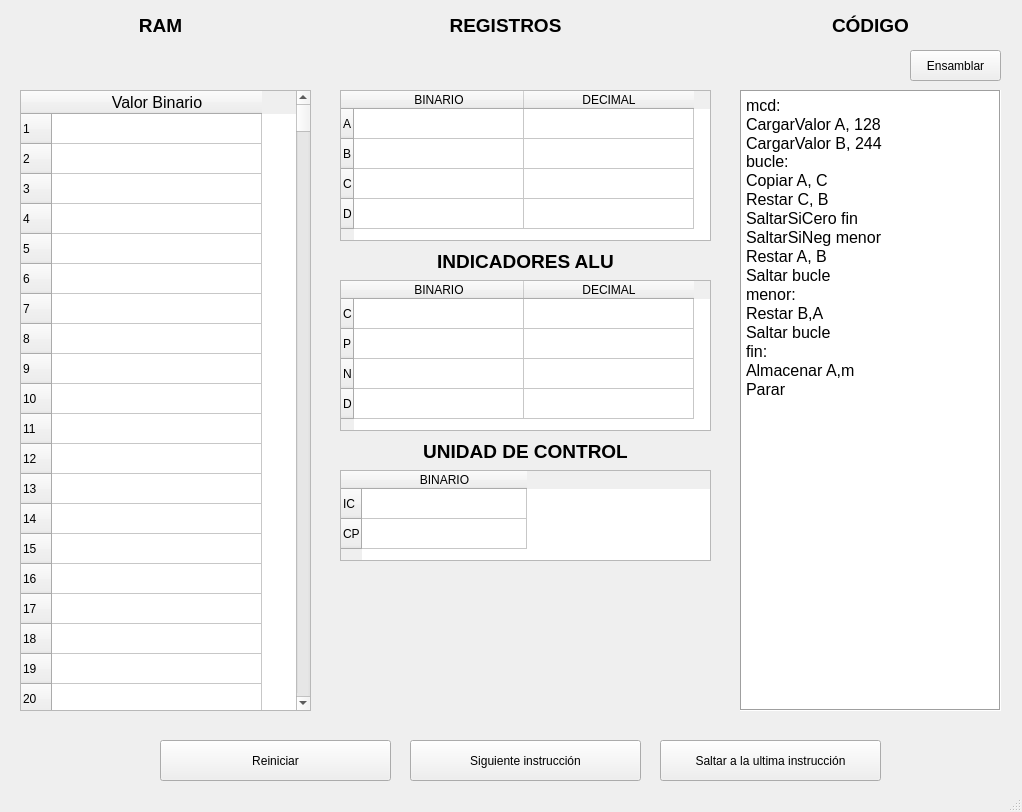
<?xml version="1.0" encoding="UTF-8"?>
<ui version="4.0">
 <class>MainWindow</class>
 <widget class="QMainWindow" name="MainWindow">
  <property name="geometry">
   <rect>
    <x>0</x>
    <y>0</y>
    <width>1022</width>
    <height>812</height>
   </rect>
  </property>
  <property name="windowTitle">
   <string>MainWindow</string>
  </property>
  <widget class="QWidget" name="centralwidget">
   <property name="autoFillBackground">
    <bool>false</bool>
   </property>
   <widget class="QTextEdit" name="textEditCodigoASM">
    <property name="geometry">
     <rect>
      <x>740</x>
      <y>90</y>
      <width>261</width>
      <height>621</height>
     </rect>
    </property>
    <property name="frameShape">
     <enum>QFrame::Box</enum>
    </property>
    <property name="html">
     <string>&lt;!DOCTYPE HTML PUBLIC &quot;-//W3C//DTD HTML 4.0//EN&quot; &quot;http://www.w3.org/TR/REC-html40/strict.dtd&quot;&gt;
&lt;html&gt;&lt;head&gt;&lt;meta name=&quot;qrichtext&quot; content=&quot;1&quot; /&gt;&lt;style type=&quot;text/css&quot;&gt;
p, li { white-space: pre-wrap; }
&lt;/style&gt;&lt;/head&gt;&lt;body style=&quot; font-family:'MS Shell Dlg 2'; font-size:8.25pt; font-weight:400; font-style:normal;&quot;&gt;
&lt;p style=&quot; margin-top:0px; margin-bottom:0px; margin-left:0px; margin-right:0px; -qt-block-indent:0; text-indent:0px;&quot;&gt;&lt;span style=&quot; font-size:12pt;&quot;&gt;mcd:&lt;/span&gt;&lt;/p&gt;
&lt;p style=&quot; margin-top:0px; margin-bottom:0px; margin-left:0px; margin-right:0px; -qt-block-indent:0; text-indent:0px;&quot;&gt;&lt;span style=&quot; font-size:12pt;&quot;&gt;CargarValor A, 128&lt;/span&gt;&lt;/p&gt;
&lt;p style=&quot; margin-top:0px; margin-bottom:0px; margin-left:0px; margin-right:0px; -qt-block-indent:0; text-indent:0px;&quot;&gt;&lt;span style=&quot; font-size:12pt;&quot;&gt;CargarValor B, 244&lt;br /&gt;bucle:&lt;/span&gt;&lt;/p&gt;
&lt;p style=&quot; margin-top:0px; margin-bottom:0px; margin-left:0px; margin-right:0px; -qt-block-indent:0; text-indent:0px;&quot;&gt;&lt;span style=&quot; font-size:12pt;&quot;&gt;Copiar A, C&lt;/span&gt;&lt;/p&gt;
&lt;p style=&quot; margin-top:0px; margin-bottom:0px; margin-left:0px; margin-right:0px; -qt-block-indent:0; text-indent:0px;&quot;&gt;&lt;span style=&quot; font-size:12pt;&quot;&gt;Restar C, B&lt;/span&gt;&lt;/p&gt;
&lt;p style=&quot; margin-top:0px; margin-bottom:0px; margin-left:0px; margin-right:0px; -qt-block-indent:0; text-indent:0px;&quot;&gt;&lt;span style=&quot; font-size:12pt;&quot;&gt;SaltarSiCero fin&lt;/span&gt;&lt;/p&gt;
&lt;p style=&quot; margin-top:0px; margin-bottom:0px; margin-left:0px; margin-right:0px; -qt-block-indent:0; text-indent:0px;&quot;&gt;&lt;span style=&quot; font-size:12pt;&quot;&gt;SaltarSiNeg menor&lt;/span&gt;&lt;/p&gt;
&lt;p style=&quot; margin-top:0px; margin-bottom:0px; margin-left:0px; margin-right:0px; -qt-block-indent:0; text-indent:0px;&quot;&gt;&lt;span style=&quot; font-size:12pt;&quot;&gt;Restar A, B&lt;/span&gt;&lt;/p&gt;
&lt;p style=&quot; margin-top:0px; margin-bottom:0px; margin-left:0px; margin-right:0px; -qt-block-indent:0; text-indent:0px;&quot;&gt;&lt;span style=&quot; font-size:12pt;&quot;&gt;Saltar bucle&lt;/span&gt;&lt;/p&gt;
&lt;p style=&quot; margin-top:0px; margin-bottom:0px; margin-left:0px; margin-right:0px; -qt-block-indent:0; text-indent:0px;&quot;&gt;&lt;span style=&quot; font-size:12pt;&quot;&gt;menor: &lt;/span&gt;&lt;/p&gt;
&lt;p style=&quot; margin-top:0px; margin-bottom:0px; margin-left:0px; margin-right:0px; -qt-block-indent:0; text-indent:0px;&quot;&gt;&lt;span style=&quot; font-size:12pt;&quot;&gt;Restar B,A&lt;/span&gt;&lt;/p&gt;
&lt;p style=&quot; margin-top:0px; margin-bottom:0px; margin-left:0px; margin-right:0px; -qt-block-indent:0; text-indent:0px;&quot;&gt;&lt;span style=&quot; font-size:12pt;&quot;&gt;Saltar bucle&lt;/span&gt;&lt;/p&gt;
&lt;p style=&quot; margin-top:0px; margin-bottom:0px; margin-left:0px; margin-right:0px; -qt-block-indent:0; text-indent:0px;&quot;&gt;&lt;span style=&quot; font-size:12pt;&quot;&gt;fin:&lt;/span&gt;&lt;/p&gt;
&lt;p style=&quot; margin-top:0px; margin-bottom:0px; margin-left:0px; margin-right:0px; -qt-block-indent:0; text-indent:0px;&quot;&gt;&lt;span style=&quot; font-size:12pt;&quot;&gt;Almacenar A,m&lt;/span&gt;&lt;/p&gt;
&lt;p style=&quot; margin-top:0px; margin-bottom:0px; margin-left:0px; margin-right:0px; -qt-block-indent:0; text-indent:0px;&quot;&gt;&lt;span style=&quot; font-size:12pt;&quot;&gt;Parar&lt;/span&gt;&lt;/p&gt;&lt;/body&gt;&lt;/html&gt;</string>
    </property>
   </widget>
   <widget class="QLabel" name="label_ram">
    <property name="geometry">
     <rect>
      <x>20</x>
      <y>10</y>
      <width>281</width>
      <height>31</height>
     </rect>
    </property>
    <property name="mouseTracking">
     <bool>true</bool>
    </property>
    <property name="toolTip">
     <string notr="true"/>
    </property>
    <property name="text">
     <string>&lt;!DOCTYPE HTML PUBLIC &quot;-//W3C//DTD HTML 4.0//EN&quot; &quot;http://www.w3.org/TR/REC-html40/strict.dtd&quot;&gt;
&lt;html&gt;&lt;head&gt;&lt;meta name=&quot;qrichtext&quot; content=&quot;1&quot; /&gt;&lt;style type=&quot;text/css&quot;&gt;
p, li { white-space: pre-wrap; }
&lt;/style&gt;&lt;/head&gt;&lt;body style=&quot; font-family:'MS Shell Dlg 2'; font-size:8pt; font-weight:400; font-style:normal;&quot;&gt;
&lt;p align=&quot;center&quot; style=&quot; margin-top:0px; margin-bottom:0px; margin-left:0px; margin-right:0px; -qt-block-indent:0; text-indent:0px;&quot;&gt;&lt;span style=&quot; font-size:14pt; font-weight:600;&quot;&gt;RAM&lt;/span&gt;&lt;/p&gt;&lt;/body&gt;&lt;/html&gt;</string>
    </property>
   </widget>
   <widget class="QPushButton" name="button_siguiente_instruccion">
    <property name="geometry">
     <rect>
      <x>410</x>
      <y>740</y>
      <width>231</width>
      <height>41</height>
     </rect>
    </property>
    <property name="styleSheet">
     <string notr="true">font: 75 12pt &quot;MS Shell Dlg 2&quot;;</string>
    </property>
    <property name="text">
     <string>Siguiente instrucción</string>
    </property>
    <property name="autoDefault">
     <bool>false</bool>
    </property>
    <property name="default">
     <bool>false</bool>
    </property>
    <property name="flat">
     <bool>false</bool>
    </property>
   </widget>
   <widget class="QPushButton" name="button_ultima_instruccion">
    <property name="geometry">
     <rect>
      <x>660</x>
      <y>740</y>
      <width>221</width>
      <height>41</height>
     </rect>
    </property>
    <property name="styleSheet">
     <string notr="true">font: 75 12pt &quot;MS Shell Dlg 2&quot;;</string>
    </property>
    <property name="text">
     <string>Saltar a la ultima instrucción</string>
    </property>
   </widget>
   <widget class="QTableWidget" name="table_registros">
    <property name="geometry">
     <rect>
      <x>340</x>
      <y>90</y>
      <width>371</width>
      <height>151</height>
     </rect>
    </property>
    <property name="styleSheet">
     <string notr="true">font: 12pt &quot;MS Shell Dlg 2&quot;;</string>
    </property>
    <property name="editTriggers">
     <set>QAbstractItemView::NoEditTriggers</set>
    </property>
    <attribute name="horizontalHeaderDefaultSectionSize">
     <number>170</number>
    </attribute>
    <row>
     <property name="text">
      <string>A</string>
     </property>
    </row>
    <row>
     <property name="text">
      <string>B</string>
     </property>
    </row>
    <row>
     <property name="text">
      <string>C</string>
     </property>
    </row>
    <row>
     <property name="text">
      <string>D</string>
     </property>
    </row>
    <column>
     <property name="text">
      <string>BINARIO</string>
     </property>
    </column>
    <column>
     <property name="text">
      <string>DECIMAL</string>
     </property>
    </column>
    <item row="0" column="0">
     <property name="text">
      <string/>
     </property>
    </item>
    <item row="1" column="0">
     <property name="text">
      <string/>
     </property>
    </item>
    <item row="2" column="0">
     <property name="text">
      <string/>
     </property>
    </item>
    <item row="3" column="0">
     <property name="text">
      <string/>
     </property>
    </item>
   </widget>
   <widget class="QTableWidget" name="table_ram">
    <property name="enabled">
     <bool>true</bool>
    </property>
    <property name="geometry">
     <rect>
      <x>20</x>
      <y>90</y>
      <width>291</width>
      <height>621</height>
     </rect>
    </property>
    <property name="accessibleName">
     <string notr="true"/>
    </property>
    <property name="accessibleDescription">
     <string notr="true"/>
    </property>
    <property name="styleSheet">
     <string notr="true">font: 12pt &quot;MS Shell Dlg 2&quot;;</string>
    </property>
    <property name="frameShape">
     <enum>QFrame::StyledPanel</enum>
    </property>
    <property name="frameShadow">
     <enum>QFrame::Sunken</enum>
    </property>
    <property name="lineWidth">
     <number>1</number>
    </property>
    <property name="editTriggers">
     <set>QAbstractItemView::NoEditTriggers</set>
    </property>
    <property name="showGrid">
     <bool>true</bool>
    </property>
    <property name="sortingEnabled">
     <bool>false</bool>
    </property>
    <property name="wordWrap">
     <bool>false</bool>
    </property>
    <property name="cornerButtonEnabled">
     <bool>false</bool>
    </property>
    <property name="rowCount">
     <number>1024</number>
    </property>
    <attribute name="horizontalHeaderCascadingSectionResizes">
     <bool>false</bool>
    </attribute>
    <attribute name="horizontalHeaderDefaultSectionSize">
     <number>210</number>
    </attribute>
    <row/>
    <row/>
    <row/>
    <row/>
    <row/>
    <row/>
    <row/>
    <row/>
    <row/>
    <row/>
    <row/>
    <row/>
    <row/>
    <row/>
    <row/>
    <row/>
    <row/>
    <row/>
    <row/>
    <row/>
    <row/>
    <row/>
    <row/>
    <row/>
    <row/>
    <row/>
    <row/>
    <row/>
    <row/>
    <row/>
    <row/>
    <row/>
    <row/>
    <row/>
    <row/>
    <row/>
    <row/>
    <row/>
    <row/>
    <row/>
    <row/>
    <row/>
    <row/>
    <row/>
    <row/>
    <row/>
    <row/>
    <row/>
    <row/>
    <row/>
    <row/>
    <row/>
    <row/>
    <row/>
    <row/>
    <row/>
    <row/>
    <row/>
    <row/>
    <row/>
    <row/>
    <row/>
    <row/>
    <row/>
    <row/>
    <row/>
    <row/>
    <row/>
    <row/>
    <row/>
    <row/>
    <row/>
    <row/>
    <row/>
    <row/>
    <row/>
    <row/>
    <row/>
    <row/>
    <row/>
    <row/>
    <row/>
    <row/>
    <row/>
    <row/>
    <row/>
    <row/>
    <row/>
    <row/>
    <row/>
    <row/>
    <row/>
    <row/>
    <row/>
    <row/>
    <row/>
    <row/>
    <row/>
    <row/>
    <row/>
    <row/>
    <row/>
    <row/>
    <row/>
    <row/>
    <row/>
    <row/>
    <row/>
    <row/>
    <row/>
    <row/>
    <row/>
    <row/>
    <row/>
    <row/>
    <row/>
    <row/>
    <row/>
    <row/>
    <row/>
    <row/>
    <row/>
    <row/>
    <row/>
    <row/>
    <row/>
    <row/>
    <row/>
    <row/>
    <row/>
    <row/>
    <row/>
    <row/>
    <row/>
    <row/>
    <row/>
    <row/>
    <row/>
    <row/>
    <row/>
    <row/>
    <row/>
    <row/>
    <row/>
    <row/>
    <row/>
    <row/>
    <row/>
    <row/>
    <row/>
    <row/>
    <row/>
    <row/>
    <row/>
    <row/>
    <row/>
    <row/>
    <row/>
    <row/>
    <row/>
    <row/>
    <row/>
    <row/>
    <row/>
    <row/>
    <row/>
    <row/>
    <row/>
    <row/>
    <row/>
    <row/>
    <row/>
    <row/>
    <row/>
    <row/>
    <row/>
    <row/>
    <row/>
    <row/>
    <row/>
    <row/>
    <row/>
    <row/>
    <row/>
    <row/>
    <row/>
    <row/>
    <row/>
    <row/>
    <row/>
    <row/>
    <row/>
    <row/>
    <row/>
    <row/>
    <row/>
    <row/>
    <row/>
    <row/>
    <row/>
    <row/>
    <row/>
    <row/>
    <row/>
    <row/>
    <row/>
    <row/>
    <row/>
    <row/>
    <row/>
    <row/>
    <row/>
    <row/>
    <row/>
    <row/>
    <row/>
    <row/>
    <row/>
    <row/>
    <row/>
    <row/>
    <row/>
    <row/>
    <row/>
    <row/>
    <row/>
    <row/>
    <row/>
    <row/>
    <row/>
    <row/>
    <row/>
    <row/>
    <row/>
    <row/>
    <row/>
    <row/>
    <row/>
    <row/>
    <row/>
    <row/>
    <row/>
    <row/>
    <row/>
    <row/>
    <row/>
    <row/>
    <row/>
    <row/>
    <row/>
    <row/>
    <row/>
    <row/>
    <row/>
    <row/>
    <row/>
    <row/>
    <row/>
    <row/>
    <row/>
    <row/>
    <row/>
    <row/>
    <row/>
    <row/>
    <row/>
    <row/>
    <row/>
    <row/>
    <row/>
    <row/>
    <row/>
    <row/>
    <row/>
    <row/>
    <row/>
    <row/>
    <row/>
    <row/>
    <row/>
    <row/>
    <row/>
    <row/>
    <row/>
    <row/>
    <row/>
    <row/>
    <row/>
    <row/>
    <row/>
    <row/>
    <row/>
    <row/>
    <row/>
    <row/>
    <row/>
    <row/>
    <row/>
    <row/>
    <row/>
    <row/>
    <row/>
    <row/>
    <row/>
    <row/>
    <row/>
    <row/>
    <row/>
    <row/>
    <row/>
    <row/>
    <row/>
    <row/>
    <row/>
    <row/>
    <row/>
    <row/>
    <row/>
    <row/>
    <row/>
    <row/>
    <row/>
    <row/>
    <row/>
    <row/>
    <row/>
    <row/>
    <row/>
    <row/>
    <row/>
    <row/>
    <row/>
    <row/>
    <row/>
    <row/>
    <row/>
    <row/>
    <row/>
    <row/>
    <row/>
    <row/>
    <row/>
    <row/>
    <row/>
    <row/>
    <row/>
    <row/>
    <row/>
    <row/>
    <row/>
    <row/>
    <row/>
    <row/>
    <row/>
    <row/>
    <row/>
    <row/>
    <row/>
    <row/>
    <row/>
    <row/>
    <row/>
    <row/>
    <row/>
    <row/>
    <row/>
    <row/>
    <row/>
    <row/>
    <row/>
    <row/>
    <row/>
    <row/>
    <row/>
    <row/>
    <row/>
    <row/>
    <row/>
    <row/>
    <row/>
    <row/>
    <row/>
    <row/>
    <row/>
    <row/>
    <row/>
    <row/>
    <row/>
    <row/>
    <row/>
    <row/>
    <row/>
    <row/>
    <row/>
    <row/>
    <row/>
    <row/>
    <row/>
    <row/>
    <row/>
    <row/>
    <row/>
    <row/>
    <row/>
    <row/>
    <row/>
    <row/>
    <row/>
    <row/>
    <row/>
    <row/>
    <row/>
    <row/>
    <row/>
    <row/>
    <row/>
    <row/>
    <row/>
    <row/>
    <row/>
    <row/>
    <row/>
    <row/>
    <row/>
    <row/>
    <row/>
    <row/>
    <row/>
    <row/>
    <row/>
    <row/>
    <row/>
    <row/>
    <row/>
    <row/>
    <row/>
    <row/>
    <row/>
    <row/>
    <row/>
    <row/>
    <row/>
    <row/>
    <row/>
    <row/>
    <row/>
    <row/>
    <row/>
    <row/>
    <row/>
    <row/>
    <row/>
    <row/>
    <row/>
    <row/>
    <row/>
    <row/>
    <row/>
    <row/>
    <row/>
    <row/>
    <row/>
    <row/>
    <row/>
    <row/>
    <row/>
    <row/>
    <row/>
    <row/>
    <row/>
    <row/>
    <row/>
    <row/>
    <row/>
    <row/>
    <row/>
    <row/>
    <row/>
    <row/>
    <row/>
    <row/>
    <row/>
    <row/>
    <row/>
    <row/>
    <row/>
    <row/>
    <row/>
    <row/>
    <row/>
    <row/>
    <row/>
    <row/>
    <row/>
    <row/>
    <row/>
    <row/>
    <row/>
    <row/>
    <row/>
    <row/>
    <row/>
    <row/>
    <row/>
    <row/>
    <row/>
    <row/>
    <row/>
    <row/>
    <row/>
    <row/>
    <row/>
    <row/>
    <row/>
    <row/>
    <row/>
    <row/>
    <row/>
    <row/>
    <row/>
    <row/>
    <row/>
    <row/>
    <row/>
    <row/>
    <row/>
    <row/>
    <row/>
    <row/>
    <row/>
    <row/>
    <row/>
    <row/>
    <row/>
    <row/>
    <row/>
    <row/>
    <row/>
    <row/>
    <row/>
    <row/>
    <row/>
    <row/>
    <row/>
    <row/>
    <row/>
    <row/>
    <row/>
    <row/>
    <row/>
    <row/>
    <row/>
    <row/>
    <row/>
    <row/>
    <row/>
    <row/>
    <row/>
    <row/>
    <row/>
    <row/>
    <row/>
    <row/>
    <row/>
    <row/>
    <row/>
    <row/>
    <row/>
    <row/>
    <row/>
    <row/>
    <row/>
    <row/>
    <row/>
    <row/>
    <row/>
    <row/>
    <row/>
    <row/>
    <row/>
    <row/>
    <row/>
    <row/>
    <row/>
    <row/>
    <row/>
    <row/>
    <row/>
    <row/>
    <row/>
    <row/>
    <row/>
    <row/>
    <row/>
    <row/>
    <row/>
    <row/>
    <row/>
    <row/>
    <row/>
    <row/>
    <row/>
    <row/>
    <row/>
    <row/>
    <row/>
    <row/>
    <row/>
    <row/>
    <row/>
    <row/>
    <row/>
    <row/>
    <row/>
    <row/>
    <row/>
    <row/>
    <row/>
    <row/>
    <row/>
    <row/>
    <row/>
    <row/>
    <row/>
    <row/>
    <row/>
    <row/>
    <row/>
    <row/>
    <row/>
    <row/>
    <row/>
    <row/>
    <row/>
    <row/>
    <row/>
    <row/>
    <row/>
    <row/>
    <row/>
    <row/>
    <row/>
    <row/>
    <row/>
    <row/>
    <row/>
    <row/>
    <row/>
    <row/>
    <row/>
    <row/>
    <row/>
    <row/>
    <row/>
    <row/>
    <row/>
    <row/>
    <row/>
    <row/>
    <row/>
    <row/>
    <row/>
    <row/>
    <row/>
    <row/>
    <row/>
    <row/>
    <row/>
    <row/>
    <row/>
    <row/>
    <row/>
    <row/>
    <row/>
    <row/>
    <row/>
    <row/>
    <row/>
    <row/>
    <row/>
    <row/>
    <row/>
    <row/>
    <row/>
    <row/>
    <row/>
    <row/>
    <row/>
    <row/>
    <row/>
    <row/>
    <row/>
    <row/>
    <row/>
    <row/>
    <row/>
    <row/>
    <row/>
    <row/>
    <row/>
    <row/>
    <row/>
    <row/>
    <row/>
    <row/>
    <row/>
    <row/>
    <row/>
    <row/>
    <row/>
    <row/>
    <row/>
    <row/>
    <row/>
    <row/>
    <row/>
    <row/>
    <row/>
    <row/>
    <row/>
    <row/>
    <row/>
    <row/>
    <row/>
    <row/>
    <row/>
    <row/>
    <row/>
    <row/>
    <row/>
    <row/>
    <row/>
    <row/>
    <row/>
    <row/>
    <row/>
    <row/>
    <row/>
    <row/>
    <row/>
    <row/>
    <row/>
    <row/>
    <row/>
    <row/>
    <row/>
    <row/>
    <row/>
    <row/>
    <row/>
    <row/>
    <row/>
    <row/>
    <row/>
    <row/>
    <row/>
    <row/>
    <row/>
    <row/>
    <row/>
    <row/>
    <row/>
    <row/>
    <row/>
    <row/>
    <row/>
    <row/>
    <row/>
    <row/>
    <row/>
    <row/>
    <row/>
    <row/>
    <row/>
    <row/>
    <row/>
    <row/>
    <row/>
    <row/>
    <row/>
    <row/>
    <row/>
    <row/>
    <row/>
    <row/>
    <row/>
    <row/>
    <row/>
    <row/>
    <row/>
    <row/>
    <row/>
    <row/>
    <row/>
    <row/>
    <row/>
    <row/>
    <row/>
    <row/>
    <row/>
    <row/>
    <row/>
    <row/>
    <row/>
    <row/>
    <row/>
    <row/>
    <row/>
    <row/>
    <row/>
    <row/>
    <row/>
    <row/>
    <row/>
    <row/>
    <row/>
    <row/>
    <row/>
    <row/>
    <row/>
    <row/>
    <row/>
    <row/>
    <row/>
    <row/>
    <row/>
    <row/>
    <row/>
    <row/>
    <row/>
    <row/>
    <row/>
    <row/>
    <row/>
    <row/>
    <row/>
    <row/>
    <row/>
    <row/>
    <row/>
    <row/>
    <row/>
    <row/>
    <row/>
    <row/>
    <row/>
    <row/>
    <row/>
    <row/>
    <row/>
    <row/>
    <row/>
    <row/>
    <row/>
    <row/>
    <row/>
    <row/>
    <row/>
    <row/>
    <row/>
    <row/>
    <row/>
    <row/>
    <row/>
    <row/>
    <row/>
    <row/>
    <row/>
    <row/>
    <row/>
    <row/>
    <row/>
    <row/>
    <row/>
    <row/>
    <row/>
    <row/>
    <row/>
    <row/>
    <row/>
    <row/>
    <row/>
    <row/>
    <row/>
    <row/>
    <row/>
    <row/>
    <row/>
    <row/>
    <row/>
    <row/>
    <row/>
    <row/>
    <row/>
    <row/>
    <row/>
    <row/>
    <row/>
    <row/>
    <row/>
    <row/>
    <row/>
    <row/>
    <row/>
    <row/>
    <row/>
    <row/>
    <row/>
    <row/>
    <row/>
    <row/>
    <row/>
    <row/>
    <row/>
    <row/>
    <row/>
    <row/>
    <row/>
    <row/>
    <row/>
    <row/>
    <row/>
    <row/>
    <row/>
    <row/>
    <row/>
    <row/>
    <row/>
    <row/>
    <row/>
    <row/>
    <row/>
    <row/>
    <row/>
    <row/>
    <row/>
    <row/>
    <row/>
    <row/>
    <row/>
    <row/>
    <row/>
    <row/>
    <row/>
    <row/>
    <row/>
    <row/>
    <row/>
    <row/>
    <row/>
    <row/>
    <row/>
    <row/>
    <row/>
    <row/>
    <row/>
    <row/>
    <row/>
    <row/>
    <row/>
    <row/>
    <row/>
    <row/>
    <row/>
    <row/>
    <row/>
    <row/>
    <row/>
    <row/>
    <row/>
    <row/>
    <row/>
    <row/>
    <row/>
    <row/>
    <row/>
    <row/>
    <row/>
    <row/>
    <row/>
    <row/>
    <row/>
    <row/>
    <row/>
    <row/>
    <row/>
    <row/>
    <row/>
    <row/>
    <row/>
    <row/>
    <row/>
    <row/>
    <row/>
    <row/>
    <row/>
    <row/>
    <row/>
    <row/>
    <row/>
    <row/>
    <row/>
    <row/>
    <row/>
    <row/>
    <row/>
    <row/>
    <row/>
    <row/>
    <row/>
    <row/>
    <row/>
    <row/>
    <row/>
    <row/>
    <row/>
    <row/>
    <row/>
    <row/>
    <row/>
    <row/>
    <row/>
    <row/>
    <row/>
    <column>
     <property name="text">
      <string notr="true">Valor Binario</string>
     </property>
     <property name="toolTip">
      <string notr="true"/>
     </property>
     <property name="whatsThis">
      <string notr="true"/>
     </property>
     <property name="font">
      <font>
       <pointsize>12</pointsize>
      </font>
     </property>
     <property name="textAlignment">
      <set>AlignCenter</set>
     </property>
    </column>
    <item row="0" column="0">
     <property name="text">
      <string/>
     </property>
    </item>
    <item row="1" column="0">
     <property name="text">
      <string/>
     </property>
    </item>
    <item row="2" column="0">
     <property name="text">
      <string/>
     </property>
    </item>
    <item row="3" column="0">
     <property name="text">
      <string/>
     </property>
    </item>
    <item row="4" column="0">
     <property name="text">
      <string/>
     </property>
    </item>
    <item row="5" column="0">
     <property name="text">
      <string/>
     </property>
    </item>
    <item row="6" column="0">
     <property name="text">
      <string/>
     </property>
    </item>
    <item row="7" column="0">
     <property name="text">
      <string/>
     </property>
    </item>
    <item row="8" column="0">
     <property name="text">
      <string/>
     </property>
    </item>
    <item row="9" column="0">
     <property name="text">
      <string/>
     </property>
    </item>
    <item row="10" column="0">
     <property name="text">
      <string/>
     </property>
    </item>
    <item row="11" column="0">
     <property name="text">
      <string/>
     </property>
    </item>
   </widget>
   <widget class="QLabel" name="label_alu">
    <property name="geometry">
     <rect>
      <x>340</x>
      <y>250</y>
      <width>371</width>
      <height>21</height>
     </rect>
    </property>
    <property name="text">
     <string>&lt;html&gt;&lt;head/&gt;&lt;body&gt;&lt;p align=&quot;center&quot;&gt;&lt;span style=&quot; font-size:14pt; font-weight:600;&quot;&gt;INDICADORES ALU&lt;/span&gt;&lt;/p&gt;&lt;/body&gt;&lt;/html&gt;</string>
    </property>
   </widget>
   <widget class="QTableWidget" name="table_alu">
    <property name="geometry">
     <rect>
      <x>340</x>
      <y>280</y>
      <width>371</width>
      <height>151</height>
     </rect>
    </property>
    <property name="styleSheet">
     <string notr="true">font: 12pt &quot;MS Shell Dlg 2&quot;;</string>
    </property>
    <property name="editTriggers">
     <set>QAbstractItemView::NoEditTriggers</set>
    </property>
    <attribute name="horizontalHeaderDefaultSectionSize">
     <number>170</number>
    </attribute>
    <row>
     <property name="text">
      <string>C</string>
     </property>
    </row>
    <row>
     <property name="text">
      <string>P</string>
     </property>
    </row>
    <row>
     <property name="text">
      <string>N</string>
     </property>
    </row>
    <row>
     <property name="text">
      <string>D</string>
     </property>
    </row>
    <column>
     <property name="text">
      <string>BINARIO</string>
     </property>
    </column>
    <column>
     <property name="text">
      <string>DECIMAL</string>
     </property>
    </column>
    <item row="0" column="0">
     <property name="text">
      <string/>
     </property>
    </item>
    <item row="1" column="0">
     <property name="text">
      <string/>
     </property>
    </item>
    <item row="2" column="0">
     <property name="text">
      <string/>
     </property>
    </item>
    <item row="3" column="0">
     <property name="text">
      <string/>
     </property>
    </item>
   </widget>
   <widget class="QLabel" name="label_unidad_control">
    <property name="geometry">
     <rect>
      <x>340</x>
      <y>440</y>
      <width>371</width>
      <height>21</height>
     </rect>
    </property>
    <property name="text">
     <string>&lt;html&gt;&lt;head/&gt;&lt;body&gt;&lt;p align=&quot;center&quot;&gt;&lt;span style=&quot; font-size:14pt; font-weight:600;&quot;&gt;UNIDAD DE CONTROL&lt;/span&gt;&lt;/p&gt;&lt;/body&gt;&lt;/html&gt;</string>
    </property>
   </widget>
   <widget class="QTableWidget" name="table_unidad_control">
    <property name="geometry">
     <rect>
      <x>340</x>
      <y>470</y>
      <width>371</width>
      <height>91</height>
     </rect>
    </property>
    <property name="styleSheet">
     <string notr="true">font: 12pt &quot;MS Shell Dlg 2&quot;;</string>
    </property>
    <property name="horizontalScrollBarPolicy">
     <enum>Qt::ScrollBarAlwaysOff</enum>
    </property>
    <property name="editTriggers">
     <set>QAbstractItemView::NoEditTriggers</set>
    </property>
    <attribute name="horizontalHeaderDefaultSectionSize">
     <number>165</number>
    </attribute>
    <row>
     <property name="text">
      <string>IC</string>
     </property>
    </row>
    <row>
     <property name="text">
      <string>CP</string>
     </property>
    </row>
    <column>
     <property name="text">
      <string>BINARIO</string>
     </property>
    </column>
    <item row="0" column="0">
     <property name="text">
      <string/>
     </property>
    </item>
    <item row="1" column="0">
     <property name="text">
      <string/>
     </property>
    </item>
   </widget>
   <widget class="QLabel" name="label_registros">
    <property name="geometry">
     <rect>
      <x>330</x>
      <y>10</y>
      <width>351</width>
      <height>31</height>
     </rect>
    </property>
    <property name="mouseTracking">
     <bool>true</bool>
    </property>
    <property name="toolTip">
     <string notr="true"/>
    </property>
    <property name="text">
     <string>&lt;!DOCTYPE HTML PUBLIC &quot;-//W3C//DTD HTML 4.0//EN&quot; &quot;http://www.w3.org/TR/REC-html40/strict.dtd&quot;&gt;
&lt;html&gt;&lt;head&gt;&lt;meta name=&quot;qrichtext&quot; content=&quot;1&quot; /&gt;&lt;style type=&quot;text/css&quot;&gt;
p, li { white-space: pre-wrap; }
&lt;/style&gt;&lt;/head&gt;&lt;body style=&quot; font-family:'MS Shell Dlg 2'; font-size:8pt; font-weight:400; font-style:normal;&quot;&gt;
&lt;p align=&quot;center&quot; style=&quot; margin-top:0px; margin-bottom:0px; margin-left:0px; margin-right:0px; -qt-block-indent:0; text-indent:0px;&quot;&gt;&lt;span style=&quot; font-size:14pt; font-weight:600;&quot;&gt;REGISTROS&lt;/span&gt;&lt;/p&gt;&lt;/body&gt;&lt;/html&gt;</string>
    </property>
   </widget>
   <widget class="QLabel" name="label_codigo">
    <property name="geometry">
     <rect>
      <x>740</x>
      <y>10</y>
      <width>261</width>
      <height>31</height>
     </rect>
    </property>
    <property name="mouseTracking">
     <bool>true</bool>
    </property>
    <property name="toolTip">
     <string notr="true"/>
    </property>
    <property name="text">
     <string>&lt;!DOCTYPE HTML PUBLIC &quot;-//W3C//DTD HTML 4.0//EN&quot; &quot;http://www.w3.org/TR/REC-html40/strict.dtd&quot;&gt;
&lt;html&gt;&lt;head&gt;&lt;meta name=&quot;qrichtext&quot; content=&quot;1&quot; /&gt;&lt;style type=&quot;text/css&quot;&gt;
p, li { white-space: pre-wrap; }
&lt;/style&gt;&lt;/head&gt;&lt;body style=&quot; font-family:'MS Shell Dlg 2'; font-size:8pt; font-weight:400; font-style:normal;&quot;&gt;
&lt;p align=&quot;center&quot; style=&quot; margin-top:0px; margin-bottom:0px; margin-left:0px; margin-right:0px; -qt-block-indent:0; text-indent:0px;&quot;&gt;&lt;span style=&quot; font-size:14pt; font-weight:600;&quot;&gt;CÓDIGO&lt;/span&gt;&lt;/p&gt;&lt;/body&gt;&lt;/html&gt;</string>
    </property>
   </widget>
   <widget class="QPushButton" name="button_reiniciar">
    <property name="geometry">
     <rect>
      <x>160</x>
      <y>740</y>
      <width>231</width>
      <height>41</height>
     </rect>
    </property>
    <property name="styleSheet">
     <string notr="true">font: 75 12pt &quot;MS Shell Dlg 2&quot;;</string>
    </property>
    <property name="text">
     <string>Reiniciar</string>
    </property>
   </widget>
   <widget class="QPushButton" name="button_ensamblar">
    <property name="geometry">
     <rect>
      <x>910</x>
      <y>50</y>
      <width>91</width>
      <height>31</height>
     </rect>
    </property>
    <property name="styleSheet">
     <string notr="true">font: 75 12pt &quot;MS Shell Dlg 2&quot;;</string>
    </property>
    <property name="text">
     <string>Ensamblar</string>
    </property>
   </widget>
  </widget>
  <widget class="QStatusBar" name="statusbar">
   <property name="sizeGripEnabled">
    <bool>true</bool>
   </property>
  </widget>
 </widget>
 <resources/>
 <connections/>
</ui>
